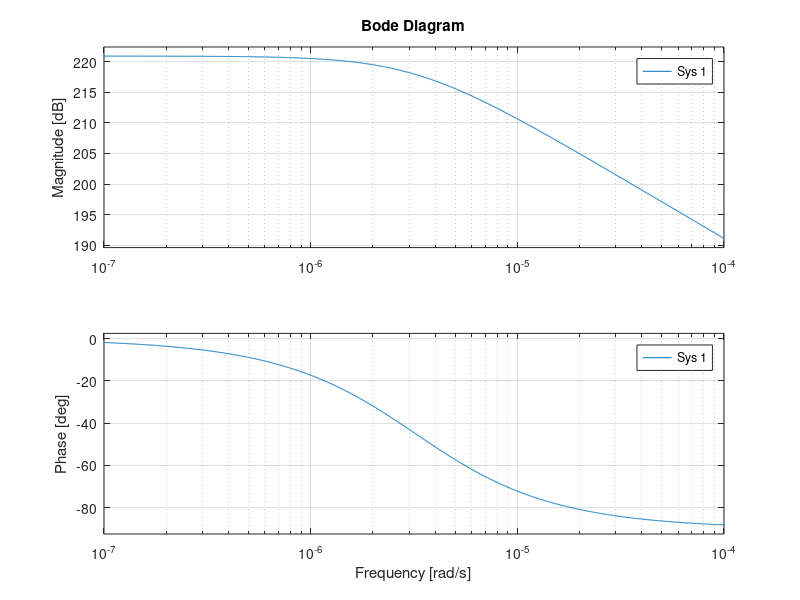
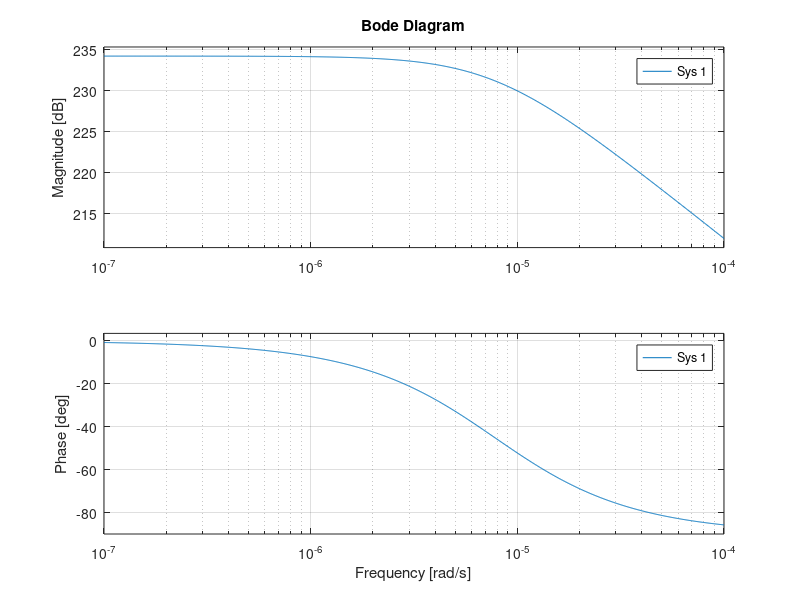
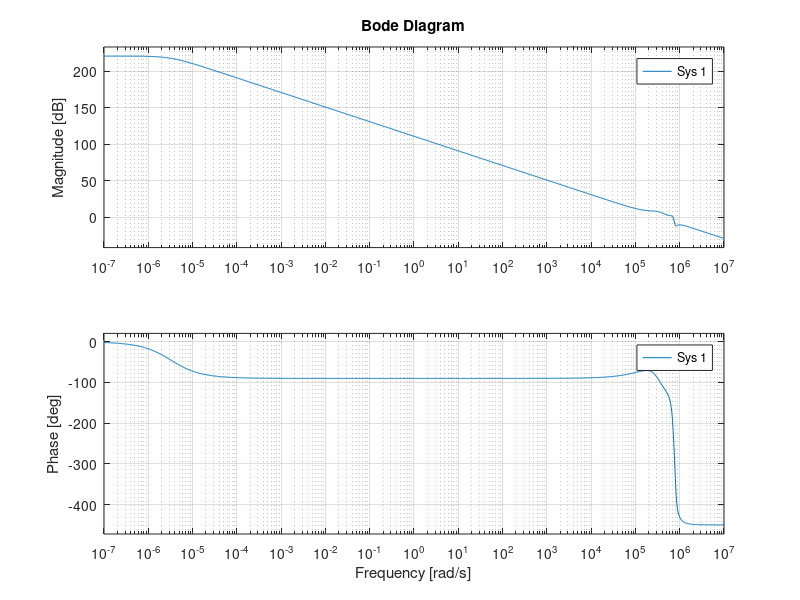

MATLAB code for these plots, in order:
bode(tf(1,[2.789*10^-6,8.976*10^-12]));
figure;
bode(tf(1,[2.502*10^-7,1.948*10^-12]));
figure;
bode(tf(1,[1.7483*10^-23,7.6663*10^-18,1.162*10^-11,3.0332*10^-6,1])+tf(1,[2.783*10^-6,8.976*10^-12]));
